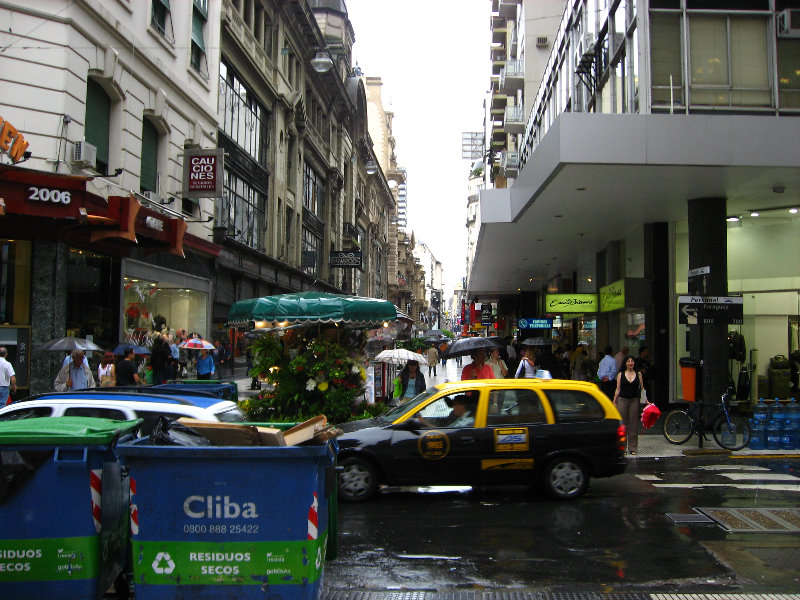
//> input picture OpencvLibro/Espaciosdecolor/buenosaires.JPG, 800 x 600 px
$ ./main   (built with g++ and OpenCV 4)
//> lines starting //> are read from the running program, lines starting //| are printed output that depends on the picture
/*En este ejemplo se muestran los resultados de los diferentes espacios de color.*/
#include <opencv2/highgui/highgui.hpp>
#include <opencv2/imgproc/imgproc.hpp>
#include <cstdio>
#include <opencv2/opencv.hpp>
using namespace cv;
using namespace std;


int main(){
	char Imagen[] = "buenosaires.jpg";
	Mat src;
	Mat xyz;
	vector<Mat> channels;
	src = imread(Imagen);
//> src is the input picture: 600 rows x 800 cols, CV_8UC3; mean B, G, R 81.9, 87.2, 84.2
	if (src.empty()) {
		cout << "Error al cargar la imagen";
		return 0;
	}
	cvtColor(src, xyz, CV_BGR2HSV);
//> xyz: 600 rows x 800 cols, CV_8UC3; mean H, S, V 56.3, 65.1, 93.8
	split(xyz, channels);
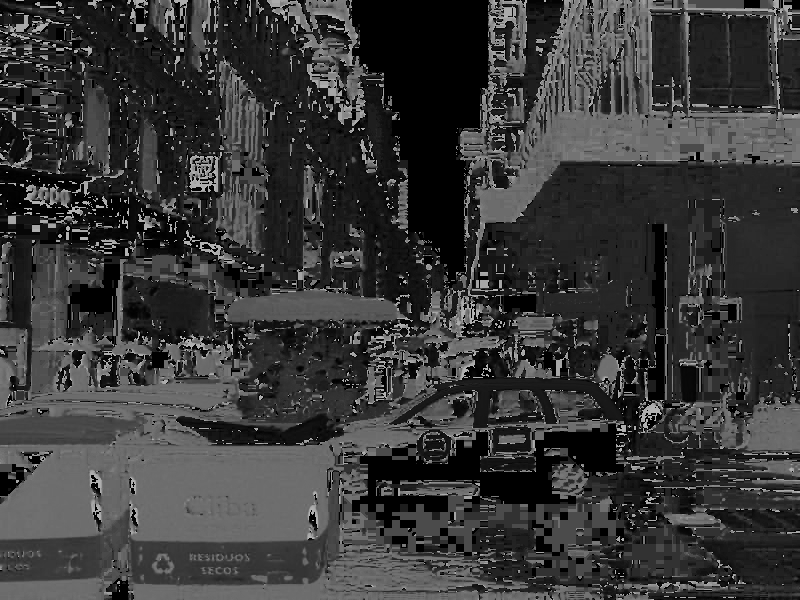
//> channels[0]: 600 rows x 800 cols, CV_8UC1; min 0, max 179, mean 56.3
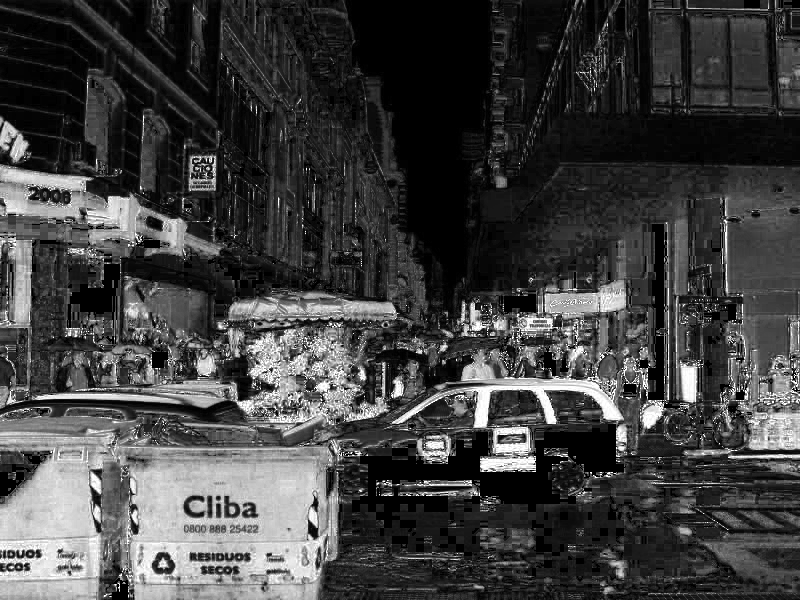
//> channels[1]: 600 rows x 800 cols, CV_8UC1; min 0, max 255, mean 65.1
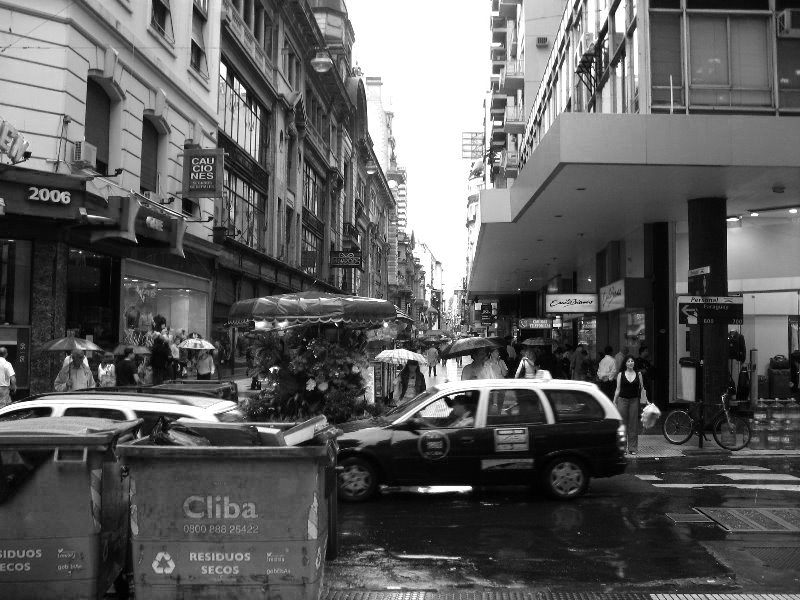
//> channels[2]: 600 rows x 800 cols, CV_8UC1; min 0, max 255, mean 93.8
	namedWindow("Input BGR", WINDOW_AUTOSIZE);
	namedWindow("Output XYZ", WINDOW_AUTOSIZE);
	imshow("Input BGR", src);
	imshow("Output XYZ", xyz);
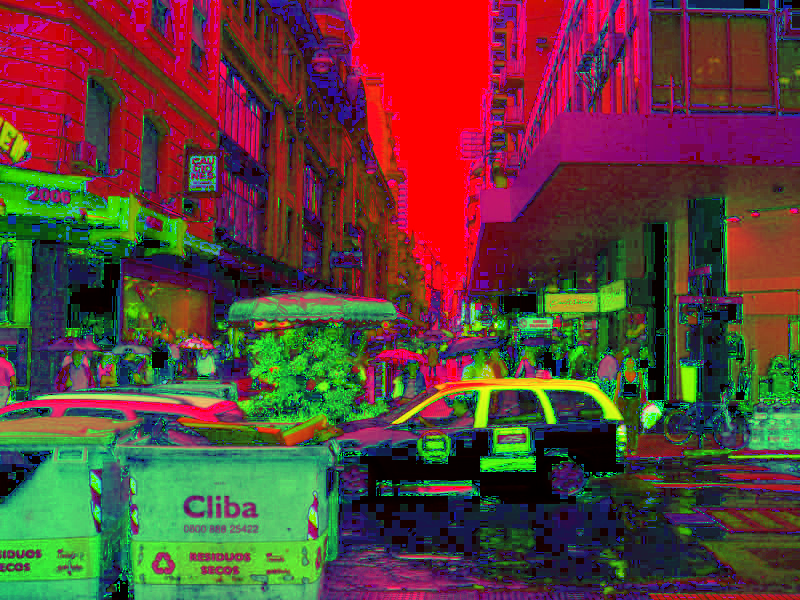
//> window 'Output XYZ': 600 rows x 800 cols, CV_8UC3; mean B, G, R 56.3, 65.1, 93.8

	namedWindow("X", WINDOW_AUTOSIZE);
	imshow("X", channels[0]);
	namedWindow("Y", WINDOW_AUTOSIZE);
	imshow("Y", channels[1]);
	namedWindow("Z", WINDOW_AUTOSIZE);
	imshow("Z", channels[2]);
	waitKey(0);


	return 0;
}
